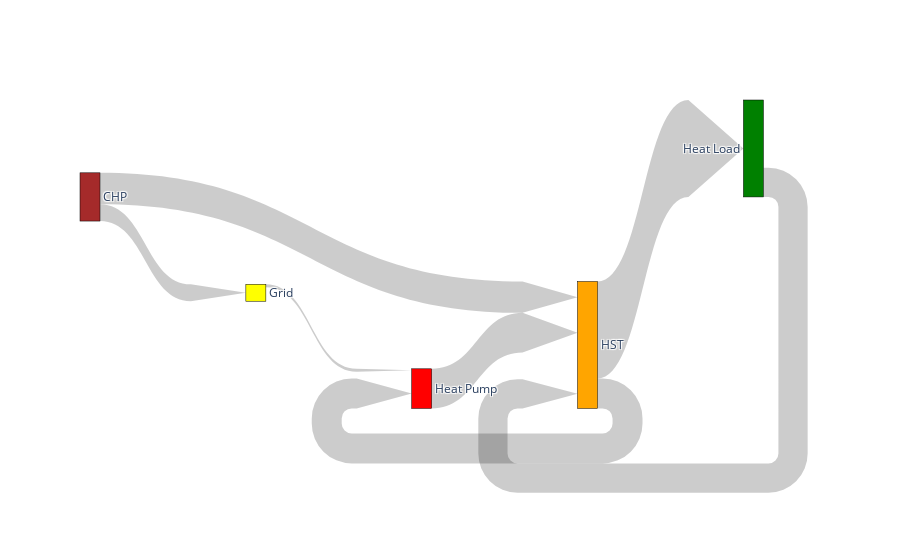

Notebook code cell kept with this figure:
### Code cell
fig = go.Figure(data=[go.Sankey(
    arrangement = "snap",
    valuesuffix = "Wh",
    node = dict(
      pad = 10,
    #   thickness = 20,
      line = dict(color = "black", width = 0.5),
      label = ['Grid',"Heat Pump", "HST", "Heat Load", "CHP"],
      # x = [0, 0.35, 0.5, 0.65, 1,0.55],
      # y = [0,-0.5,0.0,0.35,-0.2, -0.4],
    #   color = "blue"
      color = ['Yellow', 'Red', 'Orange', 'Green', 'Brown']
    ),
    link = dict(
      arrowlen = 55,
      source = [0, 1, 2,3, 2, 4, 4], # actually not, no dynamic switching here!
      target = [1, 2, 3,2, 1, 2, 0],
      # source = sources,
      # target = targets,
      value = vals_smpl
    #   curve = [0, 0, 0, 0.5, 0]
  ))],
  layout = dict()
  )

fig.show()

### Figure 1 — Plotly figure (JSON) as saved in the notebook; plotly's stock layout.template omitted (floating-point values rounded to 4 significant figures)
{"data": [{"arrangement": "snap", "link": {"arrowlen": 55, "source": [0, 1, 2, 3, 2, 4, 4], "target": [1, 2, 3, 2, 1, 2, 0], "value": [999900.0, 13540000.0, 33130000.0, 9996000.0, 10240000.0, 10710000.0, 5782000.0]}, "node": {"color": ["Yellow", "Red", "Orange", "Green", "Brown"], "label": ["Grid", "Heat Pump", "HST", "Heat Load", "CHP"], "line": {"color": "black", "width": 0.5}, "pad": 10}, "type": "sankey", "valuesuffix": "Wh"}], "layout": {}}
